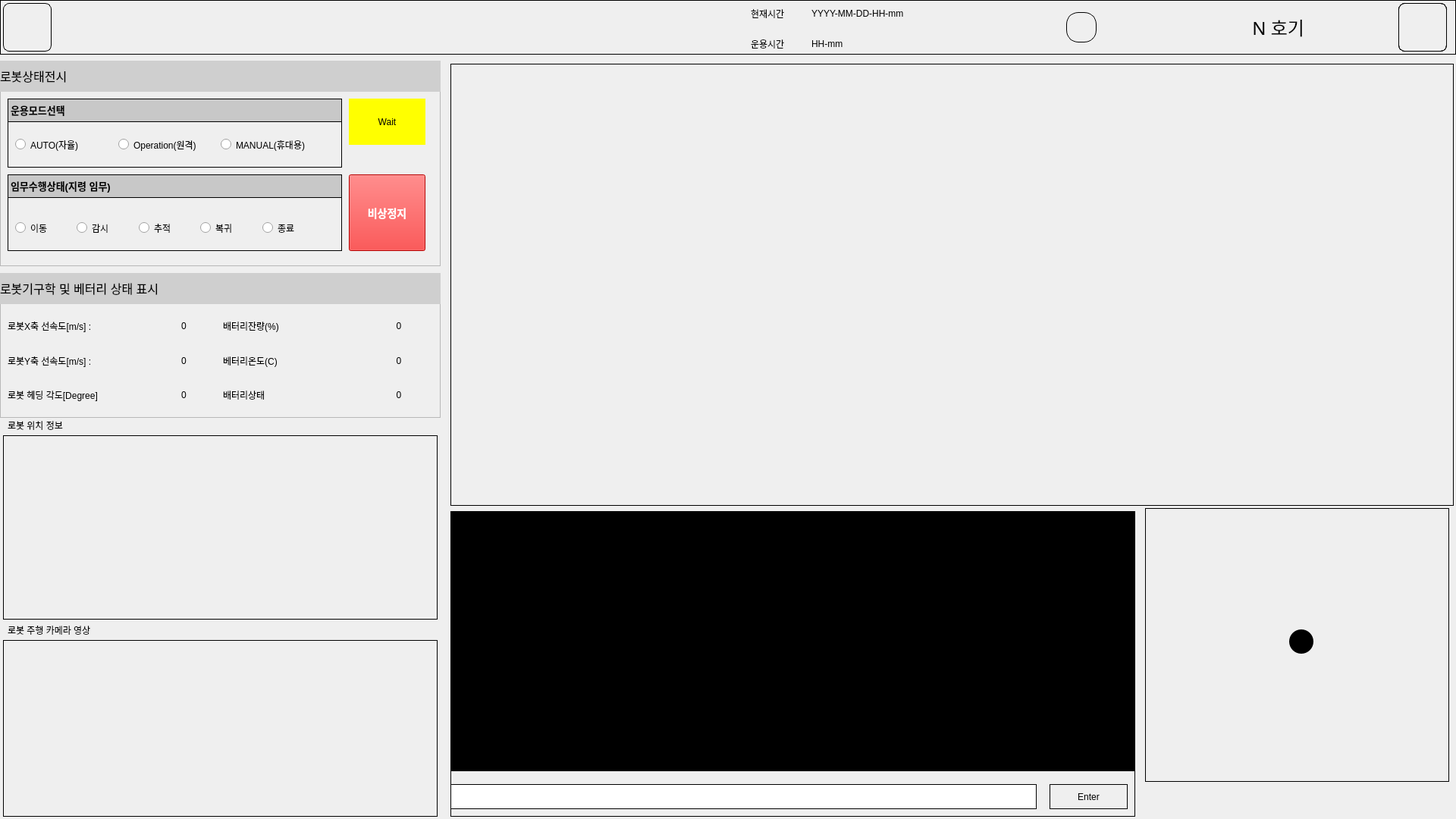
<?xml version="1.0" encoding="UTF-8"?>
<ui version="4.0">
 <class>mainForm</class>
 <widget class="QWidget" name="mainForm">
  <property name="geometry">
   <rect>
    <x>0</x>
    <y>0</y>
    <width>1920</width>
    <height>1080</height>
   </rect>
  </property>
  <property name="sizePolicy">
   <sizepolicy hsizetype="Fixed" vsizetype="Fixed">
    <horstretch>0</horstretch>
    <verstretch>0</verstretch>
   </sizepolicy>
  </property>
  <property name="minimumSize">
   <size>
    <width>1920</width>
    <height>1080</height>
   </size>
  </property>
  <property name="maximumSize">
   <size>
    <width>1920</width>
    <height>1080</height>
   </size>
  </property>
  <property name="font">
   <font>
    <family>Arial</family>
   </font>
  </property>
  <property name="windowTitle">
   <string>Control System</string>
  </property>
  <property name="styleSheet">
   <string notr="true"/>
  </property>
  <widget class="QWidget" name="widgetTopBtnBar" native="true">
   <property name="geometry">
    <rect>
     <x>0</x>
     <y>0</y>
     <width>1920</width>
     <height>72</height>
    </rect>
   </property>
   <property name="minimumSize">
    <size>
     <width>1920</width>
     <height>72</height>
    </size>
   </property>
   <property name="styleSheet">
    <string notr="true">border : 1px solid black;</string>
   </property>
   <widget class="QWidget" name="widgetBtnGoHome" native="true">
    <property name="geometry">
     <rect>
      <x>0</x>
      <y>0</y>
      <width>72</width>
      <height>72</height>
     </rect>
    </property>
    <property name="sizePolicy">
     <sizepolicy hsizetype="Fixed" vsizetype="Fixed">
      <horstretch>0</horstretch>
      <verstretch>0</verstretch>
     </sizepolicy>
    </property>
    <property name="minimumSize">
     <size>
      <width>72</width>
      <height>72</height>
     </size>
    </property>
    <property name="styleSheet">
     <string notr="true">border-radius:8px;
margin:4px;</string>
    </property>
    <widget class="QPushButton" name="btnGoHome">
     <property name="geometry">
      <rect>
       <x>0</x>
       <y>0</y>
       <width>72</width>
       <height>72</height>
      </rect>
     </property>
     <property name="minimumSize">
      <size>
       <width>72</width>
       <height>72</height>
      </size>
     </property>
     <property name="styleSheet">
      <string notr="true">border: none;
background-color: transparent;
</string>
     </property>
     <property name="text">
      <string/>
     </property>
    </widget>
    <widget class="QLabel" name="label_home">
     <property name="geometry">
      <rect>
       <x>0</x>
       <y>0</y>
       <width>72</width>
       <height>72</height>
      </rect>
     </property>
     <property name="minimumSize">
      <size>
       <width>72</width>
       <height>72</height>
      </size>
     </property>
     <property name="styleSheet">
      <string notr="true">border: none;
</string>
     </property>
     <property name="text">
      <string/>
     </property>
     <property name="pixmap">
      <pixmap resource="../assets/icons.qrc">:/홈.png</pixmap>
     </property>
     <property name="scaledContents">
      <bool>true</bool>
     </property>
     <property name="margin">
      <number>8</number>
     </property>
    </widget>
    <zorder>label_home</zorder>
    <zorder>btnGoHome</zorder>
   </widget>
   <widget class="QWidget" name="widgetTimeInfo" native="true">
    <property name="geometry">
     <rect>
      <x>980</x>
      <y>0</y>
      <width>300</width>
      <height>72</height>
     </rect>
    </property>
    <property name="styleSheet">
     <string notr="true">border: none;
</string>
    </property>
    <widget class="QLabel" name="label_8">
     <property name="geometry">
      <rect>
       <x>10</x>
       <y>10</y>
       <width>58</width>
       <height>16</height>
      </rect>
     </property>
     <property name="font">
      <font>
       <family>Arial</family>
      </font>
     </property>
     <property name="frameShape">
      <enum>QFrame::Shape::NoFrame</enum>
     </property>
     <property name="text">
      <string>현재시간</string>
     </property>
    </widget>
    <widget class="QLabel" name="label_9">
     <property name="geometry">
      <rect>
       <x>10</x>
       <y>50</y>
       <width>58</width>
       <height>16</height>
      </rect>
     </property>
     <property name="font">
      <font>
       <family>Arial</family>
      </font>
     </property>
     <property name="text">
      <string>운용시간</string>
     </property>
    </widget>
    <widget class="QLabel" name="currentTime">
     <property name="geometry">
      <rect>
       <x>90</x>
       <y>10</y>
       <width>151</width>
       <height>16</height>
      </rect>
     </property>
     <property name="text">
      <string>YYYY-MM-DD-HH-mm</string>
     </property>
    </widget>
    <widget class="QLabel" name="operationTime">
     <property name="geometry">
      <rect>
       <x>90</x>
       <y>50</y>
       <width>101</width>
       <height>16</height>
      </rect>
     </property>
     <property name="styleSheet">
      <string notr="true"/>
     </property>
     <property name="text">
      <string>HH-mm</string>
     </property>
    </widget>
   </widget>
   <widget class="QLabel" name="label_10">
    <property name="geometry">
     <rect>
      <x>1390</x>
      <y>0</y>
      <width>72</width>
      <height>72</height>
     </rect>
    </property>
    <property name="styleSheet">
     <string notr="true">border-radius : 16px;
margin : 16px
</string>
    </property>
    <property name="text">
     <string/>
    </property>
    <property name="pixmap">
     <pixmap resource="../assets/icons.qrc">:/플랫폼로봇.png</pixmap>
    </property>
    <property name="scaledContents">
     <bool>true</bool>
    </property>
    <property name="margin">
     <number>0</number>
    </property>
   </widget>
   <widget class="QLabel" name="txUnitNuberInfo">
    <property name="geometry">
     <rect>
      <x>1600</x>
      <y>0</y>
      <width>120</width>
      <height>72</height>
     </rect>
    </property>
    <property name="font">
     <font>
      <family>D2Coding</family>
      <pointsize>18</pointsize>
     </font>
    </property>
    <property name="styleSheet">
     <string notr="true">border : none;</string>
    </property>
    <property name="text">
     <string>N 호기</string>
    </property>
    <property name="alignment">
     <set>Qt::AlignmentFlag::AlignRight|Qt::AlignmentFlag::AlignTrailing|Qt::AlignmentFlag::AlignVCenter</set>
    </property>
   </widget>
   <widget class="QWidget" name="widgetbtnSetup" native="true">
    <property name="geometry">
     <rect>
      <x>1840</x>
      <y>0</y>
      <width>72</width>
      <height>72</height>
     </rect>
    </property>
    <property name="styleSheet">
     <string notr="true">border-radius : 8px;
margin : 4px;</string>
    </property>
    <widget class="QLabel" name="label_11">
     <property name="geometry">
      <rect>
       <x>0</x>
       <y>0</y>
       <width>72</width>
       <height>72</height>
      </rect>
     </property>
     <property name="styleSheet">
      <string notr="true">border : none;
padding : 4px;</string>
     </property>
     <property name="text">
      <string/>
     </property>
     <property name="pixmap">
      <pixmap resource="../assets/icons.qrc">:/설정.png</pixmap>
     </property>
     <property name="scaledContents">
      <bool>true</bool>
     </property>
     <property name="margin">
      <number>8</number>
     </property>
    </widget>
    <widget class="QPushButton" name="btnGotoSetup">
     <property name="geometry">
      <rect>
       <x>0</x>
       <y>0</y>
       <width>72</width>
       <height>72</height>
      </rect>
     </property>
     <property name="text">
      <string/>
     </property>
    </widget>
   </widget>
  </widget>
  <widget class="QWidget" name="mainCamScreen" native="true">
   <property name="geometry">
    <rect>
     <x>590</x>
     <y>80</y>
     <width>1331</width>
     <height>591</height>
    </rect>
   </property>
   <property name="styleSheet">
    <string notr="true">border : 1px solid black;
margin : 4px;</string>
   </property>
   <widget class="QLabel" name="mainCamScreen_bmpLabel">
    <property name="geometry">
     <rect>
      <x>0</x>
      <y>0</y>
      <width>1331</width>
      <height>591</height>
     </rect>
    </property>
    <property name="sizePolicy">
     <sizepolicy hsizetype="Preferred" vsizetype="Preferred">
      <horstretch>0</horstretch>
      <verstretch>0</verstretch>
     </sizepolicy>
    </property>
    <property name="text">
     <string/>
    </property>
    <property name="pixmap">
     <pixmap resource="../assets/icons.qrc">:/강수량.png</pixmap>
    </property>
    <property name="scaledContents">
     <bool>true</bool>
    </property>
   </widget>
  </widget>
  <widget class="QWidget" name="widgetBottomLeftScreen" native="true">
   <property name="geometry">
    <rect>
     <x>0</x>
     <y>840</y>
     <width>581</width>
     <height>241</height>
    </rect>
   </property>
   <property name="styleSheet">
    <string notr="true">border : 1px solid black;
margin : 4px;</string>
   </property>
  </widget>
  <widget class="QWidget" name="widgetBottomRightScreen" native="true">
   <property name="geometry">
    <rect>
     <x>0</x>
     <y>570</y>
     <width>581</width>
     <height>251</height>
    </rect>
   </property>
   <property name="styleSheet">
    <string notr="true">border : 1px solid black;
margin : 4px;</string>
   </property>
   <widget class="QWidget" name="widgetBottomRightCam" native="true">
    <property name="geometry">
     <rect>
      <x>450</x>
      <y>200</y>
      <width>96</width>
      <height>96</height>
     </rect>
    </property>
    <property name="styleSheet">
     <string notr="true">border:none;</string>
    </property>
   </widget>
  </widget>
  <widget class="QWidget" name="systemLog" native="true">
   <property name="geometry">
    <rect>
     <x>590</x>
     <y>670</y>
     <width>911</width>
     <height>411</height>
    </rect>
   </property>
   <property name="styleSheet">
    <string notr="true">border : 1px solid black;
margin : 4px;
</string>
   </property>
   <widget class="QPlainTextEdit" name="edLogText">
    <property name="geometry">
     <rect>
      <x>0</x>
      <y>0</y>
      <width>911</width>
      <height>351</height>
     </rect>
    </property>
    <property name="styleSheet">
     <string notr="true">background-color: rgb(0,0,0);
color : rgb(0,255,0);</string>
    </property>
    <property name="readOnly">
     <bool>true</bool>
    </property>
   </widget>
   <widget class="QLineEdit" name="lineEdit_cmd">
    <property name="geometry">
     <rect>
      <x>0</x>
      <y>360</y>
      <width>781</width>
      <height>41</height>
     </rect>
    </property>
   </widget>
   <widget class="QPushButton" name="pushButton_cmd_Send">
    <property name="geometry">
     <rect>
      <x>790</x>
      <y>360</y>
      <width>111</width>
      <height>41</height>
     </rect>
    </property>
    <property name="text">
     <string>Enter</string>
    </property>
   </widget>
  </widget>
  <widget class="QWidget" name="widget_controlKeys" native="true">
   <property name="geometry">
    <rect>
     <x>1510</x>
     <y>670</y>
     <width>401</width>
     <height>361</height>
    </rect>
   </property>
   <property name="styleSheet">
    <string notr="true">border : 1px solid black;
</string>
   </property>
   <widget class="QWidget" name="widget" native="true">
    <property name="geometry">
     <rect>
      <x>40</x>
      <y>10</y>
      <width>330</width>
      <height>330</height>
     </rect>
    </property>
    <property name="styleSheet">
     <string notr="true">border:none;</string>
    </property>
    <widget class="QWidget" name="widget_keydown" native="true">
     <property name="geometry">
      <rect>
       <x>90</x>
       <y>200</y>
       <width>151</width>
       <height>131</height>
      </rect>
     </property>
     <property name="styleSheet">
      <string notr="true">border : none;</string>
     </property>
     <widget class="QLabel" name="label_keydown_normal">
      <property name="geometry">
       <rect>
        <x>0</x>
        <y>0</y>
        <width>151</width>
        <height>131</height>
       </rect>
      </property>
      <property name="text">
       <string/>
      </property>
      <property name="pixmap">
       <pixmap resource="../assets/icons.qrc">:/방향키_하_기본.png</pixmap>
      </property>
     </widget>
     <widget class="QLabel" name="label_keydown_push">
      <property name="enabled">
       <bool>true</bool>
      </property>
      <property name="geometry">
       <rect>
        <x>0</x>
        <y>0</y>
        <width>151</width>
        <height>131</height>
       </rect>
      </property>
      <property name="text">
       <string/>
      </property>
      <property name="pixmap">
       <pixmap resource="../assets/icons.qrc">:/방향키_하_누름.png</pixmap>
      </property>
     </widget>
     <widget class="QPushButton" name="btnKeyDown">
      <property name="geometry">
       <rect>
        <x>0</x>
        <y>0</y>
        <width>151</width>
        <height>131</height>
       </rect>
      </property>
      <property name="text">
       <string/>
      </property>
     </widget>
    </widget>
    <widget class="QWidget" name="widget_keyleft" native="true">
     <property name="geometry">
      <rect>
       <x>0</x>
       <y>85</y>
       <width>120</width>
       <height>160</height>
      </rect>
     </property>
     <property name="styleSheet">
      <string notr="true">border : none;</string>
     </property>
     <widget class="QLabel" name="label_keyleft_normal">
      <property name="geometry">
       <rect>
        <x>0</x>
        <y>0</y>
        <width>120</width>
        <height>160</height>
       </rect>
      </property>
      <property name="text">
       <string/>
      </property>
      <property name="pixmap">
       <pixmap resource="../assets/icons.qrc">:/방향키_좌_기본.png</pixmap>
      </property>
     </widget>
     <widget class="QLabel" name="label_keyleft_push">
      <property name="enabled">
       <bool>true</bool>
      </property>
      <property name="geometry">
       <rect>
        <x>0</x>
        <y>0</y>
        <width>120</width>
        <height>160</height>
       </rect>
      </property>
      <property name="text">
       <string/>
      </property>
      <property name="pixmap">
       <pixmap resource="../assets/icons.qrc">:/방향키_좌_누름.png</pixmap>
      </property>
     </widget>
     <widget class="QPushButton" name="btnKeyLeft">
      <property name="geometry">
       <rect>
        <x>0</x>
        <y>0</y>
        <width>120</width>
        <height>160</height>
       </rect>
      </property>
      <property name="text">
       <string/>
      </property>
     </widget>
    </widget>
    <widget class="QWidget" name="widget_keyup" native="true">
     <property name="geometry">
      <rect>
       <x>90</x>
       <y>0</y>
       <width>151</width>
       <height>131</height>
      </rect>
     </property>
     <property name="styleSheet">
      <string notr="true">border : none;</string>
     </property>
     <widget class="QLabel" name="label_keyup_normal">
      <property name="geometry">
       <rect>
        <x>0</x>
        <y>0</y>
        <width>151</width>
        <height>131</height>
       </rect>
      </property>
      <property name="text">
       <string/>
      </property>
      <property name="pixmap">
       <pixmap resource="../assets/icons.qrc">:/방향키_상_기본.png</pixmap>
      </property>
     </widget>
     <widget class="QLabel" name="label_keyup_push">
      <property name="enabled">
       <bool>true</bool>
      </property>
      <property name="geometry">
       <rect>
        <x>0</x>
        <y>0</y>
        <width>151</width>
        <height>131</height>
       </rect>
      </property>
      <property name="text">
       <string/>
      </property>
      <property name="pixmap">
       <pixmap resource="../assets/icons.qrc">:/방향키_상_누름.png</pixmap>
      </property>
     </widget>
     <widget class="QPushButton" name="btnKeyUp">
      <property name="geometry">
       <rect>
        <x>0</x>
        <y>0</y>
        <width>151</width>
        <height>131</height>
       </rect>
      </property>
      <property name="text">
       <string/>
      </property>
     </widget>
    </widget>
    <widget class="QWidget" name="widget_keyright" native="true">
     <property name="geometry">
      <rect>
       <x>210</x>
       <y>85</y>
       <width>121</width>
       <height>161</height>
      </rect>
     </property>
     <property name="styleSheet">
      <string notr="true">border : none;</string>
     </property>
     <widget class="QLabel" name="label_keyright_normal">
      <property name="geometry">
       <rect>
        <x>0</x>
        <y>0</y>
        <width>151</width>
        <height>161</height>
       </rect>
      </property>
      <property name="text">
       <string/>
      </property>
      <property name="pixmap">
       <pixmap resource="../assets/icons.qrc">:/방향키_우_기본.png</pixmap>
      </property>
     </widget>
     <widget class="QLabel" name="label_keyright_push">
      <property name="enabled">
       <bool>true</bool>
      </property>
      <property name="geometry">
       <rect>
        <x>0</x>
        <y>0</y>
        <width>151</width>
        <height>161</height>
       </rect>
      </property>
      <property name="text">
       <string/>
      </property>
      <property name="pixmap">
       <pixmap resource="../assets/icons.qrc">:/방향키_우_누름.png</pixmap>
      </property>
     </widget>
     <widget class="QPushButton" name="btnKeyRight">
      <property name="geometry">
       <rect>
        <x>0</x>
        <y>0</y>
        <width>151</width>
        <height>161</height>
       </rect>
      </property>
      <property name="text">
       <string/>
      </property>
     </widget>
    </widget>
    <widget class="QLabel" name="label_2">
     <property name="geometry">
      <rect>
       <x>150</x>
       <y>150</y>
       <width>32</width>
       <height>32</height>
      </rect>
     </property>
     <property name="styleSheet">
      <string notr="true">background-color:black;
border-radius : 16px;</string>
     </property>
     <property name="text">
      <string/>
     </property>
    </widget>
   </widget>
  </widget>
  <widget class="QFrame" name="frameRobotControlStatus">
   <property name="geometry">
    <rect>
     <x>0</x>
     <y>80</y>
     <width>581</width>
     <height>271</height>
    </rect>
   </property>
   <property name="frameShape">
    <enum>QFrame::Shape::StyledPanel</enum>
   </property>
   <property name="frameShadow">
    <enum>QFrame::Shadow::Raised</enum>
   </property>
   <widget class="QLabel" name="label">
    <property name="geometry">
     <rect>
      <x>0</x>
      <y>0</y>
      <width>581</width>
      <height>41</height>
     </rect>
    </property>
    <property name="styleSheet">
     <string notr="true">background-color:rgb(207, 207, 207);

</string>
    </property>
    <property name="text">
     <string>&lt;html&gt;&lt;head/&gt;&lt;body&gt;&lt;p&gt;&lt;span style=&quot; font-size:12pt;&quot;&gt;로봇상태전시&lt;/span&gt;&lt;/p&gt;&lt;/body&gt;&lt;/html&gt;</string>
    </property>
    <property name="alignment">
     <set>Qt::AlignmentFlag::AlignLeading|Qt::AlignmentFlag::AlignLeft|Qt::AlignmentFlag::AlignVCenter</set>
    </property>
    <property name="margin">
     <number>4</number>
    </property>
   </widget>
   <widget class="QWidget" name="widget_op_mode_status" native="true">
    <property name="geometry">
     <rect>
      <x>10</x>
      <y>50</y>
      <width>441</width>
      <height>91</height>
     </rect>
    </property>
    <property name="styleSheet">
     <string notr="true">border : 1px solid black;</string>
    </property>
    <widget class="QLabel" name="label_5">
     <property name="geometry">
      <rect>
       <x>0</x>
       <y>0</y>
       <width>441</width>
       <height>31</height>
      </rect>
     </property>
     <property name="styleSheet">
      <string notr="true">background-color:rgb(200,200,200)</string>
     </property>
     <property name="text">
      <string>&lt;html&gt;&lt;head/&gt;&lt;body&gt;&lt;p&gt;&lt;span style=&quot; font-size:10pt; font-weight:700;&quot;&gt;운용모드선택&lt;/span&gt;&lt;/p&gt;&lt;/body&gt;&lt;/html&gt;</string>
     </property>
    </widget>
    <widget class="QGroupBox" name="groupBox">
     <property name="geometry">
      <rect>
       <x>0</x>
       <y>30</y>
       <width>441</width>
       <height>51</height>
      </rect>
     </property>
     <property name="styleSheet">
      <string notr="true">border:none;</string>
     </property>
     <property name="title">
      <string/>
     </property>
     <widget class="QWidget" name="horizontalLayoutWidget">
      <property name="geometry">
       <rect>
        <x>10</x>
        <y>10</y>
        <width>401</width>
        <height>41</height>
       </rect>
      </property>
      <layout class="QHBoxLayout" name="horizontalLayout">
       <property name="sizeConstraint">
        <enum>QLayout::SizeConstraint::SetDefaultConstraint</enum>
       </property>
       <property name="topMargin">
        <number>0</number>
       </property>
       <item>
        <widget class="QRadioButton" name="rb_opmode_auto">
         <property name="styleSheet">
          <string notr="true">border:none;
</string>
         </property>
         <property name="text">
          <string>AUTO(자율)</string>
         </property>
        </widget>
       </item>
       <item>
        <widget class="QRadioButton" name="rb_opmode_operator">
         <property name="text">
          <string>Operation(원격)</string>
         </property>
        </widget>
       </item>
       <item>
        <widget class="QRadioButton" name="rb_opmode_manual">
         <property name="text">
          <string>MANUAL(휴대용)</string>
         </property>
        </widget>
       </item>
      </layout>
     </widget>
    </widget>
   </widget>
   <widget class="QWidget" name="widget_mssion_status" native="true">
    <property name="geometry">
     <rect>
      <x>10</x>
      <y>150</y>
      <width>441</width>
      <height>101</height>
     </rect>
    </property>
    <property name="styleSheet">
     <string notr="true">border : 1px solid black;</string>
    </property>
    <widget class="QLabel" name="label_6">
     <property name="geometry">
      <rect>
       <x>0</x>
       <y>0</y>
       <width>441</width>
       <height>31</height>
      </rect>
     </property>
     <property name="styleSheet">
      <string notr="true">background-color:rgb(200,200,200)</string>
     </property>
     <property name="text">
      <string>&lt;html&gt;&lt;head/&gt;&lt;body&gt;&lt;p&gt;&lt;span style=&quot; font-size:10pt; font-weight:700;&quot;&gt;임무수행상태(지령 임무)&lt;/span&gt;&lt;/p&gt;&lt;/body&gt;&lt;/html&gt;</string>
     </property>
    </widget>
    <widget class="QGroupBox" name="groupBox_2">
     <property name="geometry">
      <rect>
       <x>0</x>
       <y>30</y>
       <width>441</width>
       <height>71</height>
      </rect>
     </property>
     <property name="styleSheet">
      <string notr="true">border:none;</string>
     </property>
     <property name="title">
      <string/>
     </property>
     <widget class="QWidget" name="horizontalLayoutWidget_2">
      <property name="geometry">
       <rect>
        <x>10</x>
        <y>20</y>
        <width>401</width>
        <height>41</height>
       </rect>
      </property>
      <layout class="QHBoxLayout" name="horizontalLayout_2">
       <property name="sizeConstraint">
        <enum>QLayout::SizeConstraint::SetDefaultConstraint</enum>
       </property>
       <property name="topMargin">
        <number>0</number>
       </property>
       <item>
        <widget class="QRadioButton" name="rb_ms_move">
         <property name="styleSheet">
          <string notr="true">border:none;
</string>
         </property>
         <property name="text">
          <string>이동</string>
         </property>
        </widget>
       </item>
       <item>
        <widget class="QRadioButton" name="rb_ms_patrol">
         <property name="text">
          <string>감시</string>
         </property>
        </widget>
       </item>
       <item>
        <widget class="QRadioButton" name="rb_ms_tracking">
         <property name="text">
          <string>추적</string>
         </property>
        </widget>
       </item>
       <item>
        <widget class="QRadioButton" name="rb_ms_return">
         <property name="text">
          <string>복귀</string>
         </property>
        </widget>
       </item>
       <item>
        <widget class="QRadioButton" name="rb_ms_stop">
         <property name="text">
          <string>종료</string>
         </property>
        </widget>
       </item>
      </layout>
     </widget>
    </widget>
   </widget>
   <widget class="QLabel" name="label_connection_status">
    <property name="geometry">
     <rect>
      <x>460</x>
      <y>50</y>
      <width>101</width>
      <height>61</height>
     </rect>
    </property>
    <property name="maximumSize">
     <size>
      <width>16777215</width>
      <height>200</height>
     </size>
    </property>
    <property name="styleSheet">
     <string notr="true">background-color:yellow;</string>
    </property>
    <property name="text">
     <string>Wait</string>
    </property>
    <property name="alignment">
     <set>Qt::AlignmentFlag::AlignCenter</set>
    </property>
   </widget>
   <widget class="QPushButton" name="btnAbnormalStop">
    <property name="geometry">
     <rect>
      <x>460</x>
      <y>150</y>
      <width>101</width>
      <height>101</height>
     </rect>
    </property>
    <property name="styleSheet">
     <string notr="true">background-color: red;
color: white;
font-size: 14px;
font-weight: bold;</string>
    </property>
    <property name="text">
     <string>비상정지</string>
    </property>
   </widget>
  </widget>
  <widget class="QFrame" name="frameRobotDeviceStatus">
   <property name="geometry">
    <rect>
     <x>0</x>
     <y>360</y>
     <width>581</width>
     <height>191</height>
    </rect>
   </property>
   <property name="frameShape">
    <enum>QFrame::Shape::StyledPanel</enum>
   </property>
   <property name="frameShadow">
    <enum>QFrame::Shadow::Raised</enum>
   </property>
   <widget class="QLabel" name="label_7">
    <property name="geometry">
     <rect>
      <x>0</x>
      <y>0</y>
      <width>581</width>
      <height>41</height>
     </rect>
    </property>
    <property name="styleSheet">
     <string notr="true">background-color:rgb(207, 207, 207);

</string>
    </property>
    <property name="text">
     <string>&lt;html&gt;&lt;head/&gt;&lt;body&gt;&lt;p&gt;&lt;span style=&quot; font-size:12pt;&quot;&gt;로봇기구학 및 베터리 상태 표시&lt;/span&gt;&lt;/p&gt;&lt;/body&gt;&lt;/html&gt;</string>
    </property>
    <property name="alignment">
     <set>Qt::AlignmentFlag::AlignLeading|Qt::AlignmentFlag::AlignLeft|Qt::AlignmentFlag::AlignVCenter</set>
    </property>
    <property name="margin">
     <number>4</number>
    </property>
   </widget>
   <widget class="QWidget" name="gridLayoutWidget">
    <property name="geometry">
     <rect>
      <x>10</x>
      <y>50</y>
      <width>561</width>
      <height>131</height>
     </rect>
    </property>
    <layout class="QGridLayout" name="gridLayout" rowstretch="0,0,0" columnstretch="2,1,2,1">
     <item row="0" column="2">
      <widget class="QLabel" name="label_17">
       <property name="text">
        <string>배터리잔량(%)</string>
       </property>
      </widget>
     </item>
     <item row="2" column="2">
      <widget class="QLabel" name="label_19">
       <property name="text">
        <string>배터리상태</string>
       </property>
      </widget>
     </item>
     <item row="2" column="0">
      <widget class="QLabel" name="label_21">
       <property name="text">
        <string>&lt;html&gt;&lt;head/&gt;&lt;body&gt;&lt;p&gt;로봇 헤딩 각도[Degree]&lt;/p&gt;&lt;/body&gt;&lt;/html&gt;</string>
       </property>
      </widget>
     </item>
     <item row="1" column="2">
      <widget class="QLabel" name="label_18">
       <property name="text">
        <string>베터리온도(C)</string>
       </property>
      </widget>
     </item>
     <item row="0" column="0">
      <widget class="QLabel" name="label_13">
       <property name="text">
        <string>로봇X축 선속도[m/s] :</string>
       </property>
      </widget>
     </item>
     <item row="2" column="1">
      <widget class="QLabel" name="robot_heading_degree">
       <property name="text">
        <string>0</string>
       </property>
       <property name="alignment">
        <set>Qt::AlignmentFlag::AlignCenter</set>
       </property>
      </widget>
     </item>
     <item row="0" column="1">
      <widget class="QLabel" name="label_robot_veloX">
       <property name="text">
        <string>0</string>
       </property>
       <property name="alignment">
        <set>Qt::AlignmentFlag::AlignCenter</set>
       </property>
      </widget>
     </item>
     <item row="1" column="1">
      <widget class="QLabel" name="label_robot_veloY">
       <property name="text">
        <string>0</string>
       </property>
       <property name="alignment">
        <set>Qt::AlignmentFlag::AlignCenter</set>
       </property>
      </widget>
     </item>
     <item row="1" column="0">
      <widget class="QLabel" name="label_20">
       <property name="text">
        <string>로봇Y축 선속도[m/s] :</string>
       </property>
      </widget>
     </item>
     <item row="0" column="3">
      <widget class="QLabel" name="label_battery_level">
       <property name="text">
        <string>0</string>
       </property>
       <property name="alignment">
        <set>Qt::AlignmentFlag::AlignCenter</set>
       </property>
      </widget>
     </item>
     <item row="1" column="3">
      <widget class="QLabel" name="label_battery_temper">
       <property name="text">
        <string>0</string>
       </property>
       <property name="alignment">
        <set>Qt::AlignmentFlag::AlignCenter</set>
       </property>
      </widget>
     </item>
     <item row="2" column="3">
      <widget class="QLabel" name="label_battery_status">
       <property name="text">
        <string>0</string>
       </property>
       <property name="alignment">
        <set>Qt::AlignmentFlag::AlignCenter</set>
       </property>
      </widget>
     </item>
    </layout>
   </widget>
  </widget>
  <widget class="QLabel" name="labelBottomRightScreen">
   <property name="geometry">
    <rect>
     <x>10</x>
     <y>550</y>
     <width>561</width>
     <height>21</height>
    </rect>
   </property>
   <property name="styleSheet">
    <string notr="true">border : none;</string>
   </property>
   <property name="text">
    <string>로봇 위치 정보</string>
   </property>
  </widget>
  <widget class="QLabel" name="labelSubCamera">
   <property name="geometry">
    <rect>
     <x>10</x>
     <y>820</y>
     <width>561</width>
     <height>21</height>
    </rect>
   </property>
   <property name="styleSheet">
    <string notr="true">border : none</string>
   </property>
   <property name="text">
    <string>로봇 주행 카메라 영상</string>
   </property>
  </widget>
 </widget>
 <resources>
  <include location="../assets/icons.qrc"/>
 </resources>
 <connections/>
</ui>
